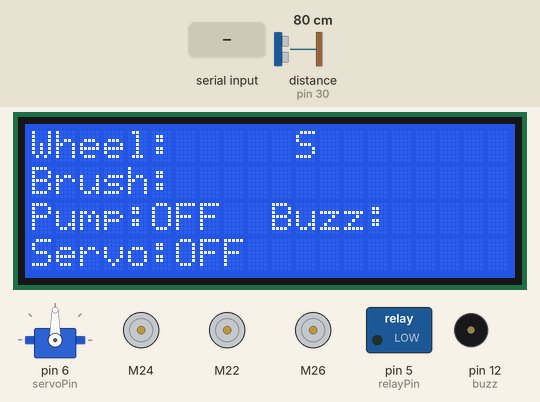
The sketch below on a simulated Arduino Mega 2560, built with avr-gcc and run on an emulated ATmega2560. Shown: 20×4 character LCD, servo, 3 × DC motor (green arrow = forward, orange = backward, longer = faster), switched loads named in the sketch (green lamp = pin HIGH), buzzer (waves = sounding). Wiring (inferred from the names in the program): ultrasonic range finder: trigger pin 29; echo pin 30. The test bench sets the inputs (shaded band); at power-on: distance to the obstacle (sensor on pin 30) 80 cm. The echo pulse lasts 58.3 µs per cm; pins used as bus, display or sensor lines are not drawn.

Above: at 1.3 s.
1.4 s: "F" received over Serial
At 1.57 s:
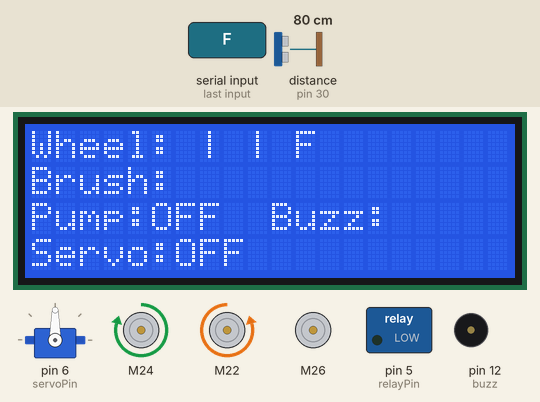
3.3 s: distance to the obstacle (sensor on pin 30) set to 13 cm
4.8 s: distance to the obstacle (sensor on pin 30) set to 10 cm
At 5.03 s:
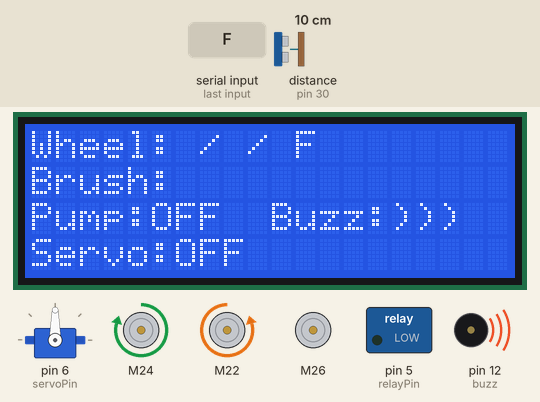
6.7 s: byte 52 ('4') received over Serial
At 6.86 s:
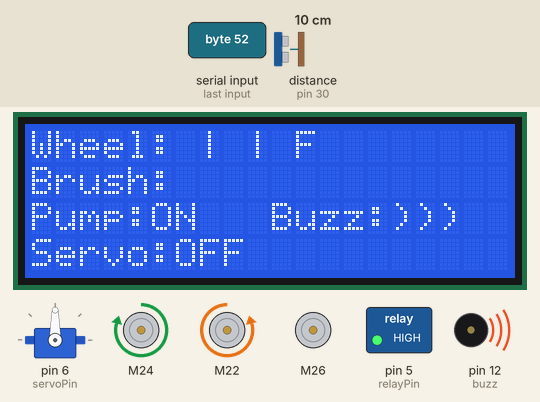
8.6 s: "B" received over Serial
At 8.7 s:
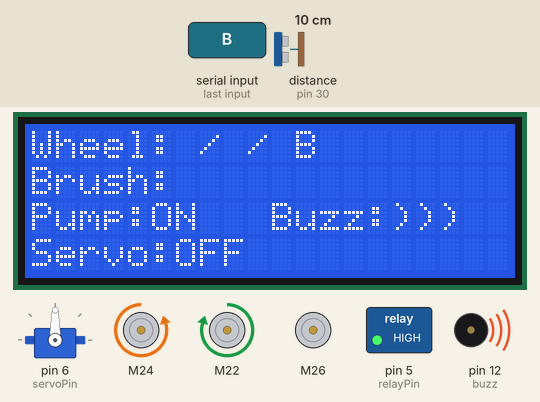
10.4 s: byte 53 ('5') received over Serial
At 10.53 s:
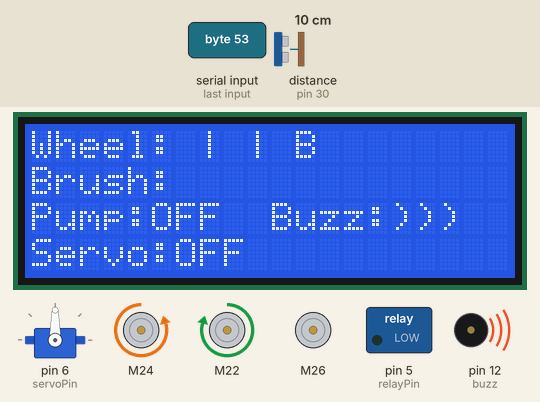
Timing chart, 0 to 13.3 s (numbered marks = the images above; inputs shaded):
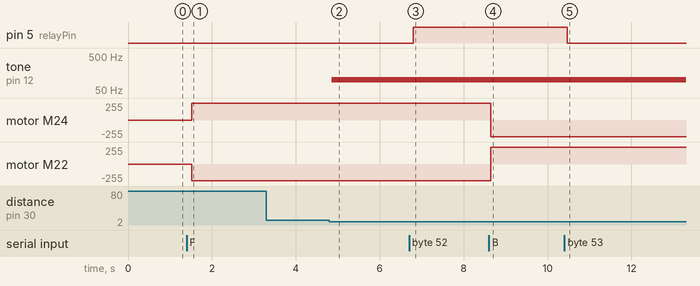

Measured:
- the behaviour switches between 12 and 11 cm on distance to the obstacle (sensor on pin 30) (found by bisection; images 1 and 2)
- after the input at 1.4 s, motor M24: stopped → forward 250/255 after 0.12 s; motor M22: stopped → backward 250/255 after 0.12 s; the display: changes after 0.12 s (image 1)
- after the input at 4.8 s, tone on pin 12 (buzz): silent → 100 Hz after 0.06 s; the display: first differs from a run without the input after 0.07 s (image 2 shows a later state)
- after the input at 6.7 s, pin 5 (relayPin): LOW → HIGH after 0.10 s; the display: changes after 0.11 s (image 3)
- after the input at 8.6 s, motor M24: forward 250/255 → backward 250/255 after 0.05 s; motor M22: backward 250/255 → forward 250/255 after 0.05 s; the display: changes after 0.05 s (image 4)
- after the input at 10.4 s, pin 5 (relayPin): HIGH → LOW after 0.07 s; the display: changes after 0.08 s (image 5)

The sketch:

Floor_Washer.ino
```cpp
/*
   Setting up pin variables accordingly:
   Arduino  5 -> PWM      -> Relay for Water Pump       -> int relayPin
   Arduino  6 -> PWM      -> Value for Servo Motor      -> int servoPin
   Arduino  7 -> PWM      -> Speed of Left Side Wheel   -> int enLeft
   Arduino  8 -> PWM      -> Speed of Right Side Wheel  -> int enRight
   Arduino  9 -> PWM      -> Speed of Brush motors      -> int enBrush
   Arduino 22 -> Digital  -> Right Wheel In1            -> int rIn1
   Arduino 23 -> Digital  -> Right Wheel In2            -> int rIn2
   Arduino 24 -> Digital  -> Left Wheel In1             -> int lIn1
   Arduino 25 -> Digital  -> Left Wheel In2             -> int lIn2
   Arduino 26 -> Digital  -> Brush Motor In1            -> int bIn1
   Arduino 27 -> Digital  -> Brush Motor In2            -> int bIn2
   Arduino 29 -> Digital  -> Sonar Trigger Pin          -> int sTRI
   Arduino 30 -> Digital  -> Sonar Echo Pin             -> int sECH
   Arduino 12 -> Digital  -> Buzzer Pin                 -> int buzz
   Arduino 34 -> Digital  -> RS of LCD                  -> int RS
   Arduino 35 -> Digital  -> E for LCD                  -> int E
   Arduino 36 -> Digital  -> d4 for LCD                 -> int d4
   Arduino 37 -> Digital  -> d5 for LCD                 -> int d5
   Arduino 38 -> Digital  -> d6 for LCD                 -> int d6
   Arduino 39 -> Digital  -> d7 for LCD                 -> int d7
*/

#include <SoftwareSerial.h>
#include <LiquidCrystal.h>
#include <Servo.h>
#include <L298N.h>

//assigning arduino pins to variables
int relayPin = 5;
int servoPin = 6;
int enLeft = 7;
int enRight = 8;
int enBrush = 9;
int rIn1 = 22;
int rIn2 = 23;
int lIn1 = 24;
int lIn2 = 25;
int bIn1 = 26;
int bIn2 = 27;
int sTRI = 29;
int sECH = 30;
int buzz = 12;
int RS   = 34;
int E    = 35;
int d4   = 36;
int d5   = 37;
int d6   = 38;
int d7   = 39;


SoftwareSerial terminal(10, 11);                       //associative variable for virtual terminal

L298N motWheel1(enLeft, lIn1, lIn2);                   //variable declaration for left wheel
L298N motWheel2(enRight, rIn1, rIn2);                  //variable declaration for right wheel
L298N brushWheel(enBrush, bIn1, bIn2);                 //variable declaration for brush

LiquidCrystal lcd(RS, E, d4, d5, d6, d7);             //variable declaration for lcd display

Servo servo;                                          //variable declaration for servo

//additional variables declaration code logic
int servoVal = 90, motSpeed = 0;
char in, wheelChar[] = {'|', '-', '/', '-', '|', '/', '-'};
int flag = 0;
int wheelStatus, brushStatus;
int wheelLeftAr = 0, wheelRightAr = 0, brushAr = 0;

void setup() {

  Serial.begin(9600);
  terminal.begin(9600);

  lcd.begin(20,4);
  servo.attach(servoPin);
  delay(20);


  //declaring pinmode
  pinMode(relayPin, OUTPUT);
  pinMode(enLeft, OUTPUT);
  pinMode(enRight, OUTPUT);
  pinMode(enBrush, OUTPUT);
  pinMode(rIn1, OUTPUT);
  pinMode(rIn2, OUTPUT);
  pinMode(lIn1, OUTPUT);
  pinMode(lIn2, OUTPUT);
  pinMode(bIn1, OUTPUT);
  pinMode(bIn2, OUTPUT);
  pinMode(sTRI, OUTPUT);
  pinMode(sECH, INPUT);
  pinMode(buzz, OUTPUT);

  //setting maximum speed for  motors
  motWheel1.setSpeed(250);
  motWheel2.setSpeed(250);
  brushWheel.setSpeed(250);

  //initating all motors switch offed
  motWheel1.stop();
  motWheel2.stop();
  brushWheel.stop();

  terminal.println("Setup complete");

  lcd.setCursor(0, 0);
  lcd.print("Wheel:");
  lcd.setCursor(0, 1);
  lcd.print("Brush:");
  lcd.setCursor(0, 2);
  lcd.print("Pump:");
  lcd.setCursor(10, 2);
  lcd.print("Buzz:");
  lcd.setCursor(0, 3);
  lcd.print("Servo:");


  //function declaration for initial lcd display print
  lcdprintPump("OFF");
  lcdprintServo("OFF");
  wheelStop();
}

void loop() {

  //checking for serial input
  if (Serial.available()) {
    in = Serial.read();
    terminal.println(in);

    if (in == 'F') {
      goForward();
      wheelStatus = 1;
    }
    else if (in == 'B') {
      goBackward();
      wheelStatus = 2;
    }
    else if (in == 'L') {
      goLeft();
      wheelStatus = 3;
    }
    else if (in == 'R') {
      goRight();
      wheelStatus = 4;
    }
    else if (in == 'S') {
      wheelStop();
      wheelStatus = 0;
    }
    else if (in == '2') {
      terminal.println(" Brush motor start");
      brushWheel.forward();
      brushStatus = 1;
    }

    else if (in == '3') {
      terminal.println(" Brush motor Stop");
      brushWheel.stop();
      brushStatus = 0;
    }

    else if (in == '0') {
      flag = 1; //brush up
      lcdprintServo("Anti-ClockWise");
    }
    else if (in == '1') {
      flag = 2; //brush down
      lcdprintServo("ClockWise");
    }
    else if (in == 'O') {
      flag = 0; //brush stop
      lcdprintServo("OFF");
    }
    else if (in == '4') {
      digitalWrite(relayPin, HIGH);
      terminal.println(" Pump On");
      lcdprintPump("ON");
    }
    else if (in == '5') {
      digitalWrite(relayPin, LOW);
      terminal.println(" Pump Off");
      lcdprintPump("OFF");
    }
  }

  wheelAnimation();
  brushAnimation();

  long duration, cm;

  digitalWrite(sTRI, LOW);
  delayMicroseconds(2);

  digitalWrite(sTRI, HIGH);
  delayMicroseconds(10);

  digitalWrite(sTRI, LOW);


  duration = pulseIn(sECH, HIGH);                 // using pulsin function to determine total time
  cm = duration / 29 / 2;                         // calling method


  if (cm <= 10) {
    tone(buzz, 100);
    terminal.println("!Buzzing!");
    lcd.setCursor(15, 2);
    lcd.print(")))");
  }
  else {
    noTone(buzz);
    lcd.setCursor(15, 2);
    lcd.print("   ");
  }

  if (flag == 1) {
    servo.write(servoVal++);
    if (servoVal > 180)
      flag = 0;
  }
  else if (flag == 2) {
    servo.write(servoVal--);
    if (servoVal <= 0)
      flag = 0;
  }
  delay(100);
}

void goForward() {
  //wheels go forward
  terminal.println(" Go Forward");
  lcd.setCursor(11, 0);
  lcd.print("F");
  motWheel1.forward();
  motWheel2.backward();
}

void goBackward() {
  //wheels go backward
  terminal.println(" Go Backward");
  lcd.setCursor(11, 0);
  lcd.print("B");
  motWheel1.backward();
  motWheel2.forward();
}

void goRight() {
  //wheel goes right
  terminal.println(" Go Right");
  lcd.setCursor(11, 0);
  lcd.print("R");
  motWheel1.forward();
  motWheel2.stop();
}

void goLeft() {
  //wheel goes left
  terminal.println(" Go Left");
  lcd.setCursor(11, 0);
  lcd.print("L");
  motWheel2.backward();
  motWheel1.stop();
}

void wheelStop() {
  // Stop All Wheels
  terminal.println(" Stop All Wheel");
  lcd.setCursor(11, 0);
  lcd.print("S");
  motWheel1.stop();
  motWheel2.stop();
}

//wheel animation shown in lcd display
void wheelAnimation(){
  if(wheelStatus == 1){
    lcd.setCursor(7, 0);
    lcd.print(wheelChar[wheelLeftAr]);
    lcd.setCursor(9, 0);
    lcd.print(wheelChar[wheelRightAr]);

    wheelLeftAr++;
    wheelRightAr++;

    wheelLeftAr %= 7;
    wheelRightAr %= 7;
  }
  else if(wheelStatus == 2){
    lcd.setCursor(7, 0);
    lcd.print(wheelChar[wheelLeftAr]);
    lcd.setCursor(9, 0);
    lcd.print(wheelChar[wheelRightAr]);

    wheelLeftAr--;
    wheelRightAr--;

    if(wheelLeftAr == -1)
      wheelLeftAr = 6;
    if(wheelRightAr == -1)
      wheelRightAr = 6;
  }
  else if(wheelStatus == 3){
    lcd.setCursor(9, 0);
    lcd.print(wheelChar[wheelRightAr]);

    wheelRightAr++;

    wheelRightAr %= 7;
  }
  else if(wheelStatus == 4){
    lcd.setCursor(7, 0);
    lcd.print(wheelChar[wheelLeftAr]);

    wheelLeftAr++;

    wheelLeftAr %= 7;
  }
}

//brush animation shown in lcd display
void brushAnimation(){
  if(brushStatus == 1){
    lcd.setCursor(7, 1);
    lcd.print(wheelChar[brushAr]);
    lcd.setCursor(9, 1);
    lcd.print(wheelChar[brushAr]);

    brushAr++;
    brushAr %= 7;
  }
}

//Servo status shown in lcd display
void lcdprintServo(String str){
  lcd.setCursor(6, 3);
  lcd.print("              ");
  lcd.setCursor(6, 3);
  lcd.print(str);
}

//Pump status shown in lcd display
void lcdprintPump(String str){
  lcd.setCursor(5, 2);
  lcd.print("   ");
  lcd.setCursor(5, 2);
  lcd.print(str);
}
```
